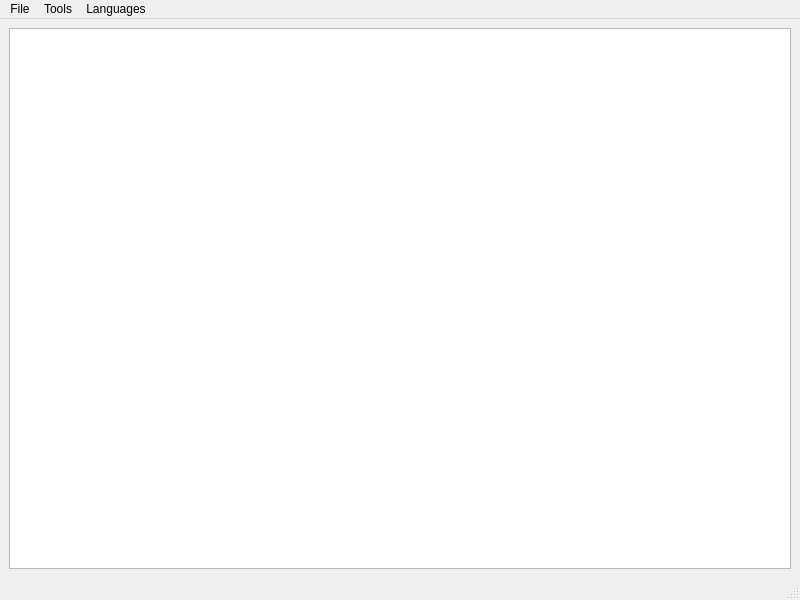
<?xml version="1.0" encoding="UTF-8"?>
<ui version="4.0">
 <class>PyEdit</class>
 <widget class="QMainWindow" name="PyEdit">
  <property name="geometry">
   <rect>
    <x>0</x>
    <y>0</y>
    <width>800</width>
    <height>600</height>
   </rect>
  </property>
  <property name="contextMenuPolicy">
   <enum>Qt::DefaultContextMenu</enum>
  </property>
  <property name="windowTitle">
   <string>PyEdit</string>
  </property>
  <widget class="QWidget" name="centralwidget">
   <layout class="QVBoxLayout" name="verticalLayout">
    <item>
     <widget class="QTextEdit" name="textEdit">
      <property name="contextMenuPolicy">
       <enum>Qt::CustomContextMenu</enum>
      </property>
     </widget>
    </item>
   </layout>
  </widget>
  <widget class="QMenuBar" name="menubar">
   <property name="geometry">
    <rect>
     <x>0</x>
     <y>0</y>
     <width>800</width>
     <height>25</height>
    </rect>
   </property>
   <widget class="QMenu" name="menuFile">
    <property name="title">
     <string>File</string>
    </property>
    <addaction name="actionOpen"/>
    <addaction name="actionSave"/>
    <addaction name="actionSave_as"/>
    <addaction name="separator"/>
    <addaction name="actionExit"/>
   </widget>
   <widget class="QMenu" name="menuTools">
    <property name="title">
     <string>Tools</string>
    </property>
    <addaction name="actionSpell_check"/>
    <addaction name="actionSearch"/>
   </widget>
   <widget class="QMenu" name="menuLanguages">
    <property name="title">
     <string>Languages</string>
    </property>
   </widget>
   <addaction name="menuFile"/>
   <addaction name="menuTools"/>
   <addaction name="menuLanguages"/>
  </widget>
  <widget class="QStatusBar" name="statusbar"/>
  <action name="actionExit">
   <property name="text">
    <string>Exit</string>
   </property>
   <property name="shortcut">
    <string>Ctrl+Q</string>
   </property>
  </action>
  <action name="actionZoom_in">
   <property name="text">
    <string>Zoom in</string>
   </property>
   <property name="shortcut">
    <string>Ctrl+]</string>
   </property>
  </action>
  <action name="actionZoom_out">
   <property name="text">
    <string>Zoom out</string>
   </property>
   <property name="shortcut">
    <string>Ctrl+-</string>
   </property>
  </action>
  <action name="actionSave">
   <property name="text">
    <string>Save</string>
   </property>
   <property name="shortcut">
    <string>Ctrl+S</string>
   </property>
  </action>
  <action name="actionSave_as">
   <property name="text">
    <string>Save as</string>
   </property>
   <property name="shortcut">
    <string>Ctrl+Shift+S</string>
   </property>
  </action>
  <action name="actionOpen">
   <property name="text">
    <string>Open</string>
   </property>
   <property name="shortcut">
    <string>Ctrl+O</string>
   </property>
  </action>
  <action name="actionSpell_check">
   <property name="text">
    <string>Spell check</string>
   </property>
  </action>
  <action name="actionSearch">
   <property name="text">
    <string>Search</string>
   </property>
   <property name="shortcut">
    <string>Ctrl+F</string>
   </property>
  </action>
  <action name="actionH">
   <property name="text">
    <string>h</string>
   </property>
  </action>
 </widget>
 <resources/>
 <connections/>
</ui>
